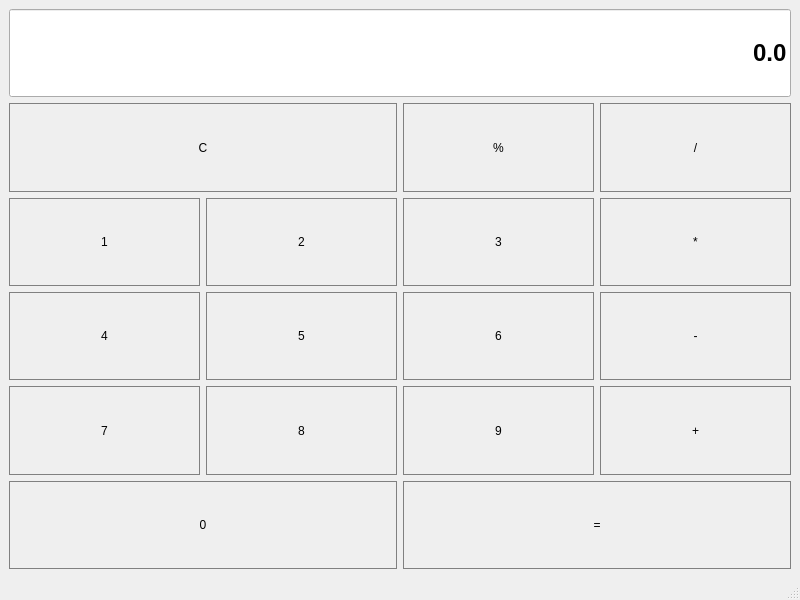
<?xml version="1.0" encoding="UTF-8"?>
<ui version="4.0">
 <class>Calculator</class>
 <widget class="QMainWindow" name="Calculator">
  <property name="geometry">
   <rect>
    <x>0</x>
    <y>0</y>
    <width>800</width>
    <height>600</height>
   </rect>
  </property>
  <property name="windowTitle">
   <string>Calculator</string>
  </property>
  <widget class="QWidget" name="centralwidget">
   <layout class="QGridLayout" name="gridLayout">
    <item row="2" column="3">
     <widget class="QPushButton" name="Multiply">
      <property name="sizePolicy">
       <sizepolicy hsizetype="Preferred" vsizetype="Preferred">
        <horstretch>0</horstretch>
        <verstretch>0</verstretch>
       </sizepolicy>
      </property>
      <property name="styleSheet">
       <string notr="true">QPushButton{
	backround-color: #FF8C00;
	border: 1px solid gray;
	padding: 5px;
}

QPushButton:pressed{
	backround-color: #A9A9A9;
	border: 1px solid gray;
	padding: 5px;
}</string>
      </property>
      <property name="text">
       <string>*</string>
      </property>
     </widget>
    </item>
    <item row="3" column="3">
     <widget class="QPushButton" name="Minus">
      <property name="sizePolicy">
       <sizepolicy hsizetype="Preferred" vsizetype="Preferred">
        <horstretch>0</horstretch>
        <verstretch>0</verstretch>
       </sizepolicy>
      </property>
      <property name="styleSheet">
       <string notr="true">QPushButton{
	backround-color: #FF8C00;
	border: 1px solid gray;
	padding: 5px;
}

QPushButton:pressed{
	backround-color: #A9A9A9;
	border: 1px solid gray;
	padding: 5px;
}</string>
      </property>
      <property name="text">
       <string>-</string>
      </property>
     </widget>
    </item>
    <item row="0" column="0" colspan="4">
     <widget class="QLineEdit" name="Display">
      <property name="sizePolicy">
       <sizepolicy hsizetype="Preferred" vsizetype="Preferred">
        <horstretch>0</horstretch>
        <verstretch>0</verstretch>
       </sizepolicy>
      </property>
      <property name="font">
       <font>
        <family>Arial</family>
        <pointsize>18</pointsize>
        <weight>75</weight>
        <bold>true</bold>
       </font>
      </property>
      <property name="styleSheet">
       <string notr="true">QLineEdit{
	rgb(85, 255, 127)
}</string>
      </property>
      <property name="text">
       <string>0.0</string>
      </property>
      <property name="alignment">
       <set>Qt::AlignRight|Qt::AlignTrailing|Qt::AlignVCenter</set>
      </property>
     </widget>
    </item>
    <item row="4" column="2">
     <widget class="QPushButton" name="digit9">
      <property name="sizePolicy">
       <sizepolicy hsizetype="Preferred" vsizetype="Preferred">
        <horstretch>0</horstretch>
        <verstretch>0</verstretch>
       </sizepolicy>
      </property>
      <property name="styleSheet">
       <string notr="true">QPushButton{
	backround-color: #C0C0C0;
	border: 1px solid gray;
	padding: 5px;
}

QPushButton:pressed{
	backround-color: #A9A9A9;
	border: 1px solid gray;
	padding: 5px;
}</string>
      </property>
      <property name="text">
       <string>9</string>
      </property>
     </widget>
    </item>
    <item row="2" column="2">
     <widget class="QPushButton" name="digit3">
      <property name="sizePolicy">
       <sizepolicy hsizetype="Preferred" vsizetype="Preferred">
        <horstretch>0</horstretch>
        <verstretch>0</verstretch>
       </sizepolicy>
      </property>
      <property name="styleSheet">
       <string notr="true">QPushButton{
	backround-color: #C0C0C0;
	border: 1px solid gray;
	padding: 5px;
}

QPushButton:pressed{
	backround-color: #A9A9A9;
	border: 1px solid gray;
	padding: 5px;
}</string>
      </property>
      <property name="text">
       <string>3</string>
      </property>
     </widget>
    </item>
    <item row="3" column="2">
     <widget class="QPushButton" name="digit6">
      <property name="sizePolicy">
       <sizepolicy hsizetype="Preferred" vsizetype="Preferred">
        <horstretch>0</horstretch>
        <verstretch>0</verstretch>
       </sizepolicy>
      </property>
      <property name="styleSheet">
       <string notr="true">QPushButton{
	backround-color: #C0C0C0;
	border: 1px solid gray;
	padding: 5px;
}

QPushButton:pressed{
	backround-color: #A9A9A9;
	border: 1px solid gray;
	padding: 5px;
}</string>
      </property>
      <property name="text">
       <string>6</string>
      </property>
     </widget>
    </item>
    <item row="1" column="2">
     <widget class="QPushButton" name="Percent">
      <property name="sizePolicy">
       <sizepolicy hsizetype="Preferred" vsizetype="Preferred">
        <horstretch>0</horstretch>
        <verstretch>0</verstretch>
       </sizepolicy>
      </property>
      <property name="styleSheet">
       <string notr="true">QPushButton{
	backround-color: #FF8C00;
	border: 1px solid gray;
	padding: 5px;
}

QPushButton:pressed{
	backround-color: #A9A9A9;
	border: 1px solid gray;
	padding: 5px;
}</string>
      </property>
      <property name="text">
       <string>%</string>
      </property>
     </widget>
    </item>
    <item row="4" column="3">
     <widget class="QPushButton" name="Plus">
      <property name="sizePolicy">
       <sizepolicy hsizetype="Preferred" vsizetype="Preferred">
        <horstretch>0</horstretch>
        <verstretch>0</verstretch>
       </sizepolicy>
      </property>
      <property name="styleSheet">
       <string notr="true">QPushButton{
	backround-color: #FF8C00;
	border: 1px solid gray;
	padding: 5px;
}

QPushButton:pressed{
	backround-color: #A9A9A9;
	border: 1px solid gray;
	padding: 5px;
}</string>
      </property>
      <property name="text">
       <string>+</string>
      </property>
     </widget>
    </item>
    <item row="5" column="2" colspan="2">
     <widget class="QPushButton" name="Equal">
      <property name="sizePolicy">
       <sizepolicy hsizetype="Preferred" vsizetype="Preferred">
        <horstretch>0</horstretch>
        <verstretch>0</verstretch>
       </sizepolicy>
      </property>
      <property name="styleSheet">
       <string notr="true">QPushButton{
	backround-color: #FF8C00;
	border: 1px solid gray;
	padding: 5px;
}

QPushButton:pressed{
	backround-color: #e61c0e;
	border: 1px solid gray;
	padding: 5px;
}</string>
      </property>
      <property name="text">
       <string>=</string>
      </property>
     </widget>
    </item>
    <item row="3" column="0">
     <widget class="QPushButton" name="digit4">
      <property name="sizePolicy">
       <sizepolicy hsizetype="Preferred" vsizetype="Preferred">
        <horstretch>0</horstretch>
        <verstretch>0</verstretch>
       </sizepolicy>
      </property>
      <property name="styleSheet">
       <string notr="true">QPushButton{
	backround-color: #C0C0C0;
	border: 1px solid gray;
	padding: 5px;
}

QPushButton:pressed{
	backround-color: #A9A9A9;
	border: 1px solid gray;
	padding: 5px;
}</string>
      </property>
      <property name="text">
       <string>4</string>
      </property>
     </widget>
    </item>
    <item row="2" column="1">
     <widget class="QPushButton" name="digit2">
      <property name="sizePolicy">
       <sizepolicy hsizetype="Preferred" vsizetype="Preferred">
        <horstretch>0</horstretch>
        <verstretch>0</verstretch>
       </sizepolicy>
      </property>
      <property name="styleSheet">
       <string notr="true">QPushButton{
	backround-color: #C0C0C0;
	border: 1px solid gray;
	padding: 5px;
}

QPushButton:pressed{
	backround-color: #A9A9A9;
	border: 1px solid gray;
	padding: 5px;
}</string>
      </property>
      <property name="text">
       <string>2</string>
      </property>
     </widget>
    </item>
    <item row="2" column="0">
     <widget class="QPushButton" name="digit1">
      <property name="sizePolicy">
       <sizepolicy hsizetype="Preferred" vsizetype="Preferred">
        <horstretch>0</horstretch>
        <verstretch>0</verstretch>
       </sizepolicy>
      </property>
      <property name="styleSheet">
       <string notr="true">QPushButton{
	backround-color: #C0C0C0;
	border: 1px solid gray;
	padding: 5px;
}

QPushButton:pressed{
	backround-color: #A9A9A9;
	border: 1px solid gray;
	padding: 5px;
}</string>
      </property>
      <property name="text">
       <string>1</string>
      </property>
     </widget>
    </item>
    <item row="1" column="3">
     <widget class="QPushButton" name="Divide">
      <property name="sizePolicy">
       <sizepolicy hsizetype="Preferred" vsizetype="Preferred">
        <horstretch>0</horstretch>
        <verstretch>0</verstretch>
       </sizepolicy>
      </property>
      <property name="styleSheet">
       <string notr="true">QPushButton{
	backround-color: #FF8C00;
	border: 1px solid gray;
	padding: 5px;
}

QPushButton:pressed{
	backround-color: #A9A9A9;
	border: 1px solid gray;
	padding: 5px;
}</string>
      </property>
      <property name="text">
       <string>/</string>
      </property>
     </widget>
    </item>
    <item row="5" column="0" colspan="2">
     <widget class="QPushButton" name="digit0">
      <property name="sizePolicy">
       <sizepolicy hsizetype="Preferred" vsizetype="Preferred">
        <horstretch>0</horstretch>
        <verstretch>0</verstretch>
       </sizepolicy>
      </property>
      <property name="styleSheet">
       <string notr="true">QPushButton{
	backround-color: #C0C0C0;
	border: 1px solid gray;
	padding: 5px;
}

QPushButton:pressed{
	backround-color: #A9A9A9;
	border: 1px solid gray;
	padding: 5px;
}</string>
      </property>
      <property name="text">
       <string>0</string>
      </property>
     </widget>
    </item>
    <item row="4" column="0">
     <widget class="QPushButton" name="digit7">
      <property name="sizePolicy">
       <sizepolicy hsizetype="Preferred" vsizetype="Preferred">
        <horstretch>0</horstretch>
        <verstretch>0</verstretch>
       </sizepolicy>
      </property>
      <property name="styleSheet">
       <string notr="true">QPushButton{
	backround-color: #C0C0C0;
	border: 1px solid gray;
	padding: 5px;
}

QPushButton:pressed{
	backround-color: #A9A9A9;
	border: 1px solid gray;
	padding: 5px;
}</string>
      </property>
      <property name="text">
       <string>7</string>
      </property>
     </widget>
    </item>
    <item row="4" column="1">
     <widget class="QPushButton" name="digit8">
      <property name="sizePolicy">
       <sizepolicy hsizetype="Preferred" vsizetype="Preferred">
        <horstretch>0</horstretch>
        <verstretch>0</verstretch>
       </sizepolicy>
      </property>
      <property name="styleSheet">
       <string notr="true">QPushButton{
	backround-color: #C0C0C0;
	border: 1px solid gray;
	padding: 5px;
}

QPushButton:pressed{
	backround-color: #A9A9A9;
	border: 1px solid gray;
	padding: 5px;
}</string>
      </property>
      <property name="text">
       <string>8</string>
      </property>
     </widget>
    </item>
    <item row="1" column="0" colspan="2">
     <widget class="QPushButton" name="Clear">
      <property name="sizePolicy">
       <sizepolicy hsizetype="Preferred" vsizetype="Preferred">
        <horstretch>0</horstretch>
        <verstretch>0</verstretch>
       </sizepolicy>
      </property>
      <property name="styleSheet">
       <string notr="true">QPushButton{
	backround-color: #FF8C00;
	border: 1px solid gray;
	padding: 5px;
}

QPushButton:pressed{
	backround-color: #A9A9A9;
	border: 1px solid gray;
	padding: 5px;
}</string>
      </property>
      <property name="text">
       <string>C</string>
      </property>
     </widget>
    </item>
    <item row="3" column="1">
     <widget class="QPushButton" name="digit5">
      <property name="sizePolicy">
       <sizepolicy hsizetype="Preferred" vsizetype="Preferred">
        <horstretch>0</horstretch>
        <verstretch>0</verstretch>
       </sizepolicy>
      </property>
      <property name="styleSheet">
       <string notr="true">QPushButton{
	backround-color: #C0C0C0;
	border: 1px solid gray;
	padding: 5px;
}

QPushButton:pressed{
	backround-color: #A9A9A9;
	border: 1px solid gray;
	padding: 5px;
}</string>
      </property>
      <property name="text">
       <string>5</string>
      </property>
     </widget>
    </item>
   </layout>
   <zorder>digit1</zorder>
   <zorder>Percent</zorder>
   <zorder>digit4</zorder>
   <zorder>Multiply</zorder>
   <zorder>digit7</zorder>
   <zorder>digit6</zorder>
   <zorder>digit9</zorder>
   <zorder>digit3</zorder>
   <zorder>Divide</zorder>
   <zorder>Plus</zorder>
   <zorder>digit2</zorder>
   <zorder>digit5</zorder>
   <zorder>digit8</zorder>
   <zorder>Minus</zorder>
   <zorder>Clear</zorder>
   <zorder>digit0</zorder>
   <zorder>Equal</zorder>
   <zorder>Display</zorder>
  </widget>
  <widget class="QMenuBar" name="menubar">
   <property name="geometry">
    <rect>
     <x>0</x>
     <y>0</y>
     <width>800</width>
     <height>20</height>
    </rect>
   </property>
  </widget>
  <widget class="QStatusBar" name="statusbar"/>
 </widget>
 <resources/>
 <connections/>
</ui>
